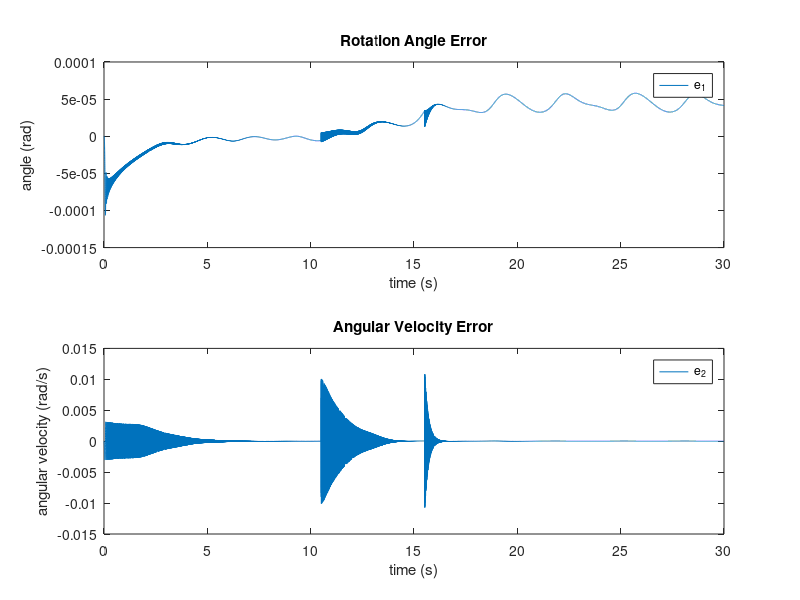

The MATLAB source for this figure:
% =========================================================================
% We use adaptive control in order to create an adaptive controller to make
% the system to behave like a desired system with desired characteristics
% in the closed loop situation. We have a multi-input multi-output
% nonlinear system in the form x_dot = A*x + B*Lamda*(u + f(x)), f(x) is a
% nonlinear vector function: f(x) = Theta^(T) * Phi(x)
%
% This script is the control simulation for the system that uses the
% following control law: u = - K_hat^(T)*x - L_hat^(T)*r - Theta_hat^(T)*Phi(x)
%
% After the system reach balance, a disturbance d(t) applies
% to the system for a total duration on 5 seconds
%
% VARIALBES:
%   - M:  (N*m*s^2)/rad
%   - G:  N*m
%   - C:  (N*m*s)/rad
%   - x1: rad
%   - x2: rad/s
%   - u:  N*m
%
% Formulas used:
%   - x_ref_dot = A_ref*x_ref + B_ref*r(t)
%   - x_dot = A_ref*x + B_ref*r(t) + B*Lamda*(-k_bar.'*x - l_bar*r(t) - theta_bar*sin(x1))
%   - x_dot = A_ref*x + B_ref*r(t) + B*Lamda*(-k_bar.'*x - l_bar*r(t) - theta_bar*sin(x1) + d(t))
%   - u = - K_hat^(T)*x - L_hat^(T)*r - Theta_hat^(T)*Phi(x)
%   - x_dot = A*x + B*Lamda*(u + f(x))
%   - x_dot = A*x + B*Lamda*(u + f(x) + d(t))
%   - f(x) = theta_start^T * Phi(x)
%   - k_hat_dot = gamma_1*B.'*P*e*x
%   - l_hat_dot = gamma_2*B.'*P*e*r(t)
%   - theta_hat_dot = gamma_3*B.'*P*e(:,i)*sin(x1)
%   - k_bar = k_hat - k_star
%   - l_bar = l_hat - l_star
%   - theta_bar = theta_hat - theta_star
%   - e = x - x_ref
%
% =========================================================================

%% Reference Model

clear;
close all
% Simulation parameters
timestep = 0.001;
simulation_duration = 30;           % Total duration of simulation
N = simulation_duration / timestep; % Number of steps
t = linspace(0, simulation_duration, N);

% Reference Model parameters 
A_ref = [0 1; -1 -1.4];
B_ref = [0; 1];
x_ref(:,1) = [0 0];

% System's input
r = @(t) 4 * sin(t);

% Calculate the x_ref_dot and then use this value to calculate x_ref
for i = 1:(length(t) - 1)
    x_ref_dot = A_ref * x_ref(:,i) + B_ref * r(t(i+1));
    x_ref(:,i+1) = x_ref(:,i) + x_ref_dot * timestep;
end

%% Real System: 

% Real System parameters
M = 1;
G = 10;
C = 1;
x(:,1) = [0 0];
A = [0 1;
     0 -C/M];
B = [0; 1];
Lamda = 1/M;
theta_star = -G;
k_star = [M; 1.4*M-C];
l_star = -M;
phi_sin = @(t) sin(t);
phi_function = @(t) theta_star*phi_sin(t);

% Initialize estimations
k_hat = [0; 0];
l_hat = 0;
theta_hat = 0;

% Initialize equations' parameters. Changable parameters that impact the
% simulation.
gamma_1 = 1000;
gamma_2 = 1000;
gamma_3 = 1000;
Q = [150 0;
     0 150];
P = lyap(A_ref', Q);

% % Disturbance
% w = 2;
% a = 50;
% d = @(t) a * sin(w*t);

% Ad = 50;
% fs = 1000; 
% td = 0:1/fs:5; 
% fd = 2;           % frequency
% Td = 1/fd;        % period
% d = Ad*sign(sin(2*pi*fd*td));

d = 10;

% Time management parameters
disturbance_timestep_counter = 0;
disturbance_timestep_duration = 5 / timestep;   % disturbance duration in timesteps
balance_timestep_counter = 0;
balance_timestep_duration = 5 / timestep;       % duration of balance needed before activate disturbances in timesteps
error_limit = 0.001;
start_counting_parameter = 120;                 % exclude the first buch of iterations from the balance counter, due to initialization
stop_counting_parameter = 0;                    % when it is equal to 0 keep counting , if it is equal to 1 stop counting

% Initialize bar values
k_bar(:,1) = k_hat(:,1) - k_star;
l_bar = l_hat - l_star;
theta_bar = theta_hat - theta_star;

% Use the initialized parameters to find the second value of x and error
e(:,1) = x(:,1) - x_ref(:,1);
% x_dot = A_ref*x(:,1) + B_ref*r(t(1)) + B*Lamda*(-k_bar(:,1).'*x(:,1) - l_bar*r(t(1)) - theta_bar*phi_sin(x(1,1))); 
u = - k_hat(:,1).'*x(:,1) - l_hat(1)*r(t(1)) - theta_hat(1)*phi_sin(x(1,1));
x_dot = A*x(:,1) + B*Lamda*u;
x(:,2) = x(:,1) + x_dot * timestep;
e(:,2) = x(:,2) - x_ref(:,2);

% Implement the formulas for the simulation
for i = 2:(length(t) - 1)
    if i>start_counting_parameter  && abs(e(i))<error_limit && abs(e(i-1))<error_limit && abs(e(i-2))<error_limit && stop_counting_parameter==0
        balance_timestep_counter = balance_timestep_counter + 1;
    end

    k_hat_dot = gamma_1 * B.' * P * e(:,i) * x(:,i);
    k_hat(:,i) = k_hat(:,i-1) + k_hat_dot * timestep;
    
    l_hat_dot = gamma_2 * B.' * P * e(:,i) * r(t(i));
    l_hat(i) = l_hat(i-1) + l_hat_dot * timestep;
    
    theta_hat_dot = gamma_3 * B.' * P * e(:,i) * phi_sin(x(1,i));
    theta_hat(i) = theta_hat(i-1) + theta_hat_dot * timestep;
    
    % k_bar(:,i) = k_hat(:,i) - k_star;
    % l_bar(i) = l_hat(i) - l_star;
    % theta_bar(i) = theta_hat(i) - theta_star;
    
    u = - k_hat(:,i).'*x(:,i) - l_hat(i)*r(t(i)) - theta_hat(i)*phi_sin(x(1,i));

    % if balance_timestep_counter==balance_timestep_duration && disturbance_timestep_counter~=disturbance_timestep_duration
    %     stop_counting_parameter = 1;
    %     x_dot = A_ref*x(:,i) + B_ref*r(t(i)) + B*Lamda*(-k_bar(:,i).'*x(:,i) - l_bar(i)*r(t(i)) - theta_bar(i)*phi_sin(x(1,i)) + d(t(i))); 
    %     disturbance_timestep_counter = disturbance_timestep_counter + 1;
    % else
    %     x_dot = A_ref*x(:,i) + B_ref*r(t(i)) + B*Lamda*(-k_bar(:,i).'*x(:,i) - l_bar(i)*r(t(i)) - theta_bar(i)*phi_sin(x(1,i))); 
    % end

    if balance_timestep_counter==balance_timestep_duration && disturbance_timestep_counter~=disturbance_timestep_duration
        stop_counting_parameter = 1;
        % x_dot = A*x(:,i) + B*Lamda*(u + phi_function(x(1,i)) + d(t(i)));
        disturbance_timestep_counter = disturbance_timestep_counter + 1;
        % x_dot = A*x(:,i) + B*Lamda*(u + phi_function(x(1,i)) + d(disturbance_timestep_counter));
        x_dot = A*x(:,i) + B*Lamda*(u + phi_function(x(1,i)) + d);
    else
        x_dot = A*x(:,i) + B*Lamda*(u + phi_function(x(1,i))); 
    end

    x(:,i+1) = x(:,i) + x_dot * timestep;
    e(:,i+1) = x(:,i+1) - x_ref(:,i+1);
end

%% Plotting section

% Plot angle's errors 
figure();
subplot(2, 1, 1); % This creates a subplot grid of 2 rows and 1 column, and selects the 1st subplot
plot(t, e(1,:));
title('Rotation Angle Error');
ylabel('angle (rad)'); 
xlabel('time (s)');
legend('e_1');

% Plot angular velocity's errors 
subplot(2, 1, 2); % This selects the 2nd subplot in the grid
plot(t, e(2,:));
title('Angular Velocity Error');
ylabel('angular velocity (rad/s)');
xlabel('time (s)');
legend('e_2');

% % Plot rotation angle of reference model and real system in the same plot
% figure()
% plot(t, x_ref(1,:), t, x(1,:));
% title('Rotation Angle, Real-Reference');
% ylabel('angle (rad)');
% xlabel('time (s)');
% legend('x1\_ref', 'x1');
% 
% % Plot rotation angle of reference model and real system in the same plot
% figure()
% plot(t, x_ref(2,:), t, x(2,:));
% title('Angular Velocity, Real-Reference');
% ylabel('angular velocity (rad/s)');
% xlabel('time (s)');
% legend('x2\_ref', 'x2');
